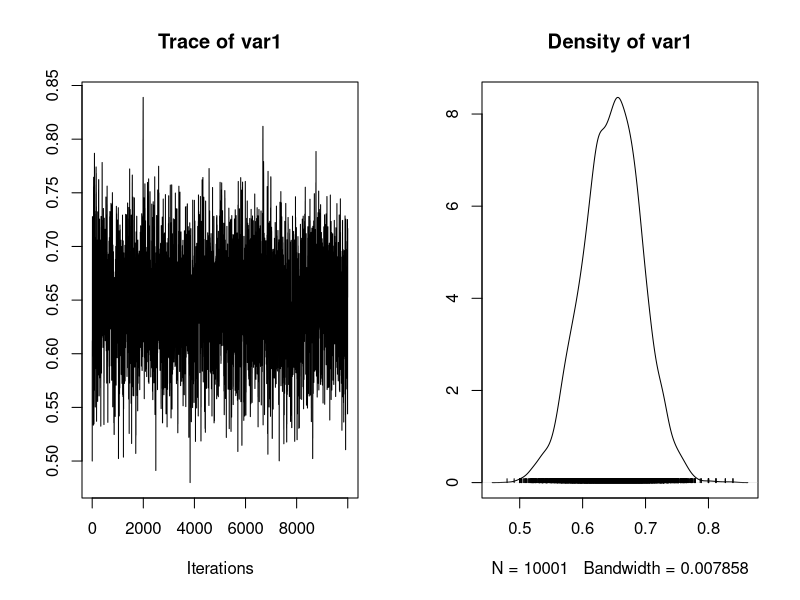
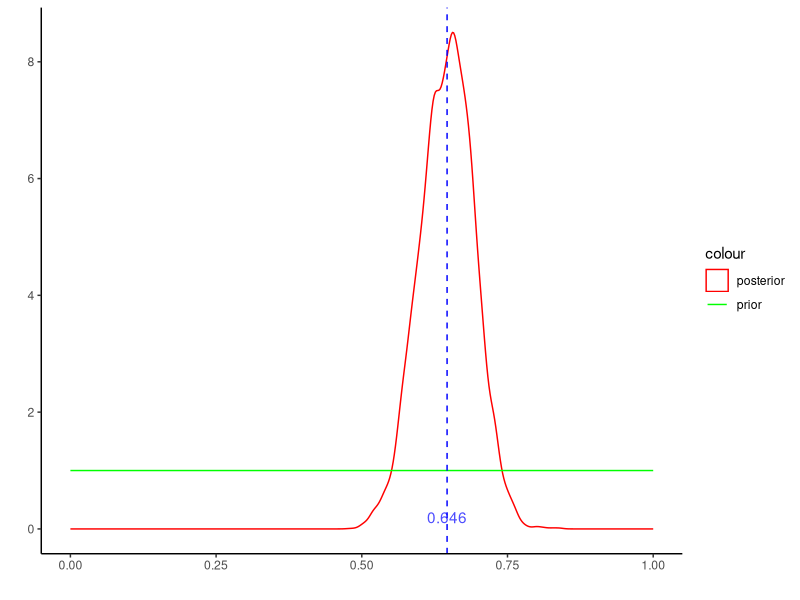
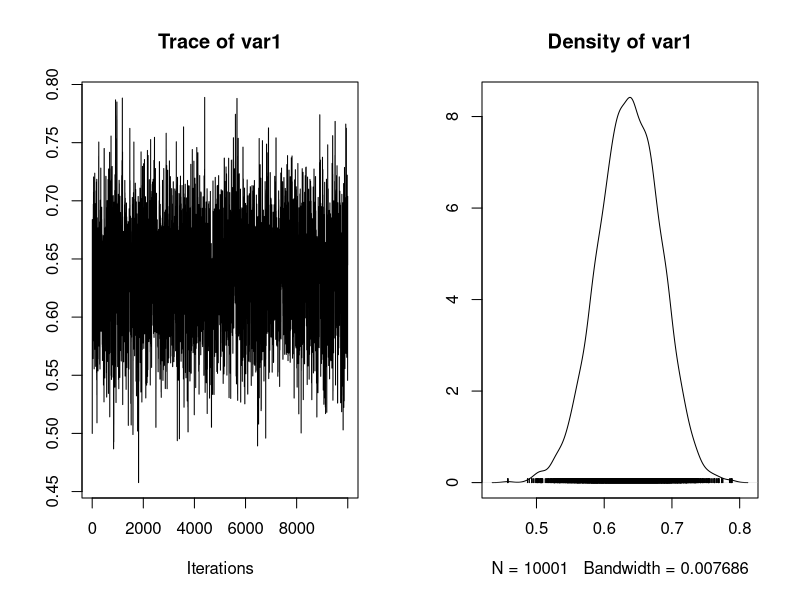
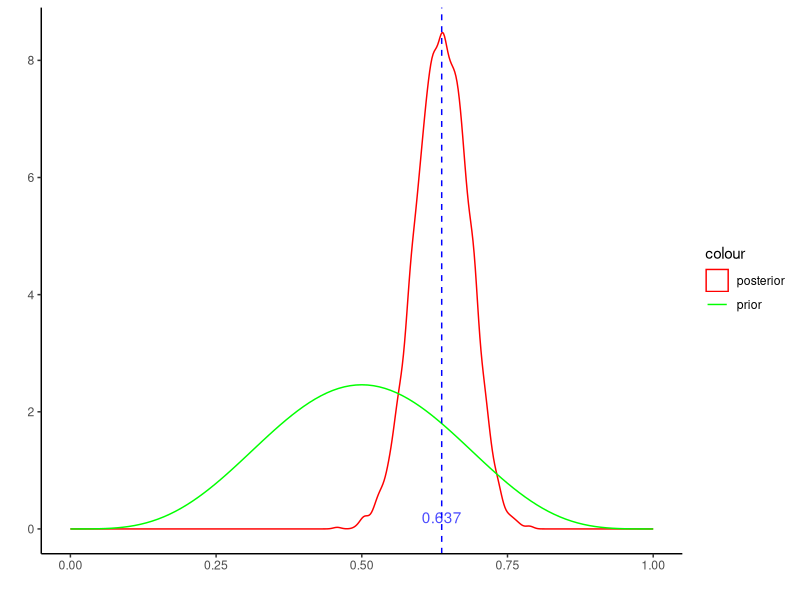
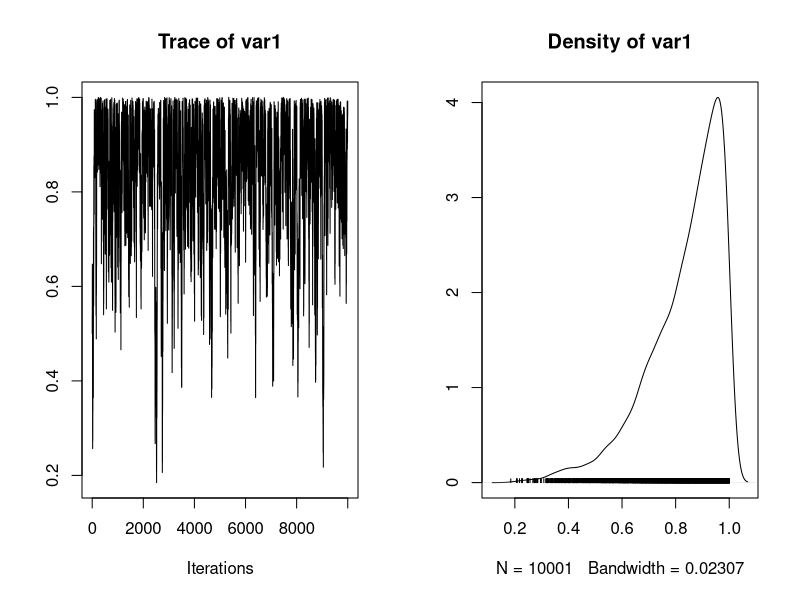
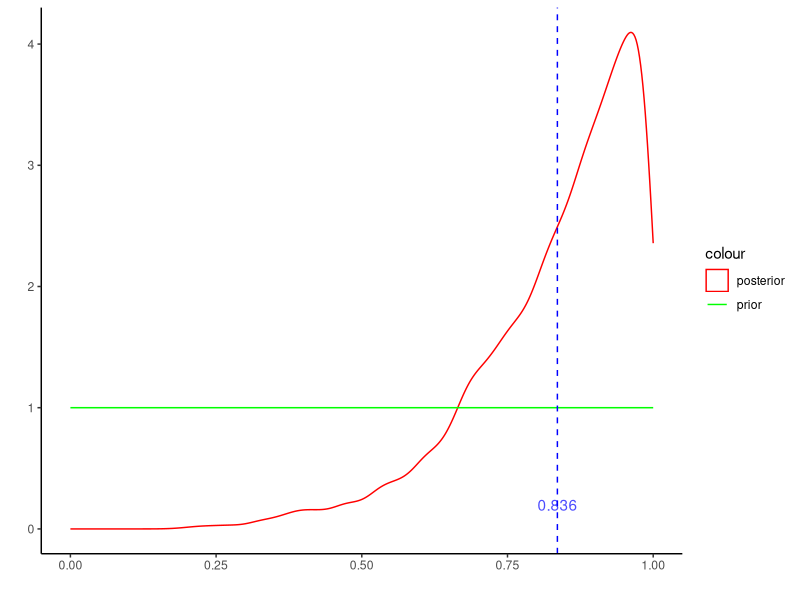
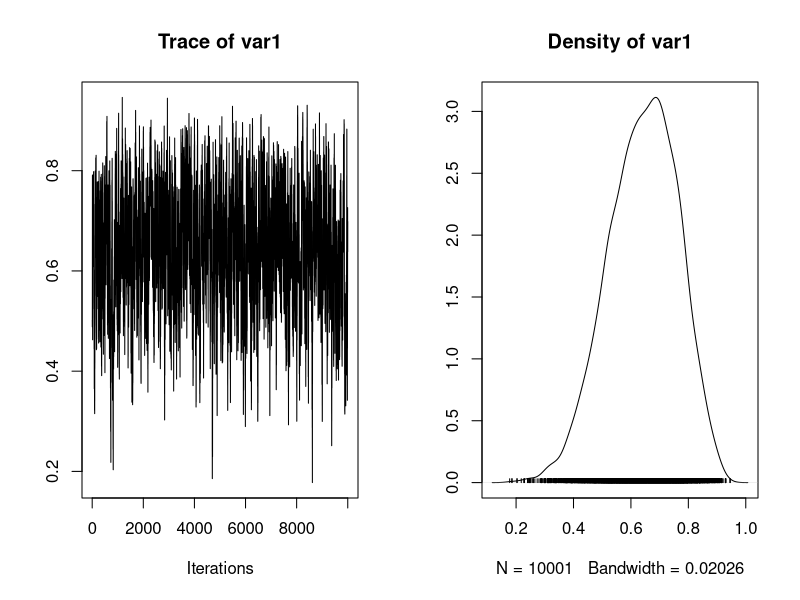
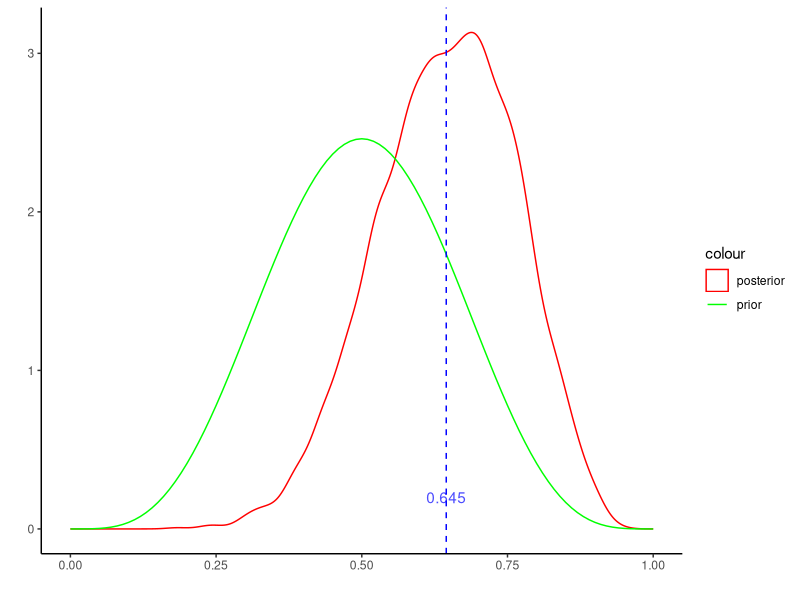

Reproduce these figures in R, in order.

# This function calculates the probability of a 
# sequence of coin flip data, given a value of P_heads_guess
calc_prob_coin_flip_data <- function(P_heads_guess, coin_flips, log=T)
{
  # Empty list of probabilities
  probs_list = rep(NA, times=length(coin_flips))
  probs_list
  
  for (i in 1:length(coin_flips))
  {
    # Print an update
    #cat("\nAnalysing coin flip #", i, "/", length(coin_flips), sep="")
    
    # Get the current coin flip
    coin_flip = coin_flips[i]
    
    # If the coin flip is heads, give that datum
    # probability P_heads_guess.
    # If tails, give it (1-P_heads_guess)
    
    if (coin_flip == "H")
    {
      probs_list[i] = P_heads_guess
    } # End if heads
    
    if (coin_flip == "T")        
    {
      probs_list[i] = (1-P_heads_guess)
    } # End if tails
  } # End for-loop
  
  # Look at the resulting probabilities
  probs_list
  
  # We get the probability of all the data by multiplying
  # all the probabilities
  likelihood_of_data_given_P_heads_guess = prod(probs_list)
  
  if (log) 
    likelihood_of_data_given_P_heads_guess = log(likelihood_of_data_given_P_heads_guess)
  
  # Return result
  return(likelihood_of_data_given_P_heads_guess)
}


# this must be log likelihood
likelihood = function(param){
  return(calc_prob_coin_flip_data(P_heads_guess=param, coin_flips=coin_flips))
}

# 1 or 5
prior = function(param, shape1 = 1, shape2 = 1){
  return(dbeta(param, shape1 = shape1, shape2 = shape2, log = T))
}

# window size
getProposal = function(current, n=1, w = .01) {
  proposal = current + runif(n, min = -(w/2), max = (w/2)) 
  return(proposal)
}

accept = function(proposal, current, prior_shape) {
  if (proposal < 0 | proposal > 1) 
    return(FALSE);
  ratio = exp( likelihood(proposal) + 
                 prior(proposal, shape1 = prior_shape, shape2 = prior_shape) - 
                 likelihood(current) - 
                 prior(current, shape1 = prior_shape, shape2 = prior_shape) )
  if (ratio > runif(1)){
    return(TRUE)
  }else{
    return(FALSE)
  }
}

run_metropolis_MCMC = function(startvalue, iterations, prior_shape){
  cat("Prior beta(", prior_shape, ", ", prior_shape, ")\n")
  chain = array(dim = c(iterations+1,1))
  chain[1,] = startvalue
  reject = 0
  accept = 0
  i=1
  while (i <= iterations) {
    #cat("i = ", i, " : ")
    proposal = getProposal(chain[i,], w=.2) 
    isAccepted = accept(proposal, chain[i,], prior_shape)
    
    if (isAccepted) {
      #cat(" accept ", proposal, "\n")
      chain[i+1,] = proposal
      accept = accept + 1
    } else {
      #cat(" reject ", proposal, "\n")
      chain[i+1,] = chain[i,]
      reject = reject + 1
    }
    i = i + 1
  }
  cat("\nAccept = ", accept, ", reject  = ", reject, "\n")
  
  return(mcmc(chain))
}

createPlot = function(chain, chain_len, prior_shape, burnin=.1) {
  # rm burnin
  posterior = chain[(chain_len*burnin):chain_len, 1]
  length(posterior)
  
  library("tidyverse")
  df = tibble(x = posterior, dist = rep("posterior", length(posterior)))
  
  library("ggplot2")
  p <- ggplot(df, aes(x=x)) + 
    geom_density(aes(colour = "posterior")) + 
    stat_function(fun = function(x) dbeta(x, prior_shape, prior_shape), 
                  aes(colour = "prior")) +
    xlim(0, 1) + scale_colour_manual(values = c("red", "green")) + 
    xlab("") + ylab("") + theme_classic() + 
    # Add mean line
    geom_vline(aes(xintercept=summ[4]), color="blue", linetype="dashed", size=.5) +
    annotate(geom="text", x=summ[4], y=0.2, label=round(summ[4],3), 
             color="blue", alpha=.7)
  return(p)
}



####### data 1 #######

# Here are 100 coin flips:
coin_flips = c('H','T','H','T','H','H','T','H','H','H','T','H','H','T','T','T','T','H','H','H','H','H','H','H','H','H','H','H','H','H','H','H','H','T','T','T','H','T','T','T','H','T','T','T','H','H','H','T','T','H','H','H','T','H','H','H','T','T','H','H','H','H','H','H','H','T','T','H','H','H','H','T','T','H','H','H','T','T','H','H','H','H','H','H','T','T','T','H','H','H','H','H','H','T','H','T','H','H','T','T')

# Look at the data
coin_flips
length(coin_flips[coin_flips=='H'])

# some likelihoods :
calc_prob_coin_flip_data(P_heads_guess=0.5, coin_flips=coin_flips)
calc_prob_coin_flip_data(P_heads_guess=0.6, coin_flips=coin_flips)
calc_prob_coin_flip_data(P_heads_guess=0.7, coin_flips=coin_flips)


####### case 1 #######

library(coda)

startvalue = c(0.5) # P_heads_guess
chain_len = 10000

# data 100 flip, 65 head
# prior beta(1,1)
chain = run_metropolis_MCMC(startvalue, chain_len, prior_shape=1)

summ = summary(chain[(chain_len*.1):chain_len,])
plot(chain)

p <- createPlot(chain, chain_len, prior_shape = 1)
p
ggsave("b11d100.pdf", p, width = 5, height = 5)

####### case 2 #######

# data 100 flip, 65 head
# prior beta(5,5)
chain = run_metropolis_MCMC(startvalue, chain_len, prior_shape=5)

summ = summary(chain[(chain_len*.1):chain_len,])
plot(chain)

p <- createPlot(chain, chain_len, prior_shape = 5)
p
ggsave("b55d100.pdf", p, width = 5, height = 5)

####### case 3 #######

coin_flips = c('H','H','H','H')
               
# data 4 flip, 4 head
# prior beta(1,1)
chain = run_metropolis_MCMC(startvalue, chain_len, prior_shape=1)

summ = summary(chain[(chain_len*.1):chain_len,])
plot(chain)

p <- createPlot(chain, chain_len, prior_shape = 1)
p
ggsave("b11d4.pdf", p, width = 5, height = 5)


####### case 3 #######

# data 4 flip, 4 head
# prior beta(5,5)
chain = run_metropolis_MCMC(startvalue, chain_len, prior_shape=5)

summ = summary(chain[(chain_len*.1):chain_len,])
plot(chain)

p <- createPlot(chain, chain_len, prior_shape = 5)
p
ggsave("b55d4.pdf", p, width = 5, height = 5)


